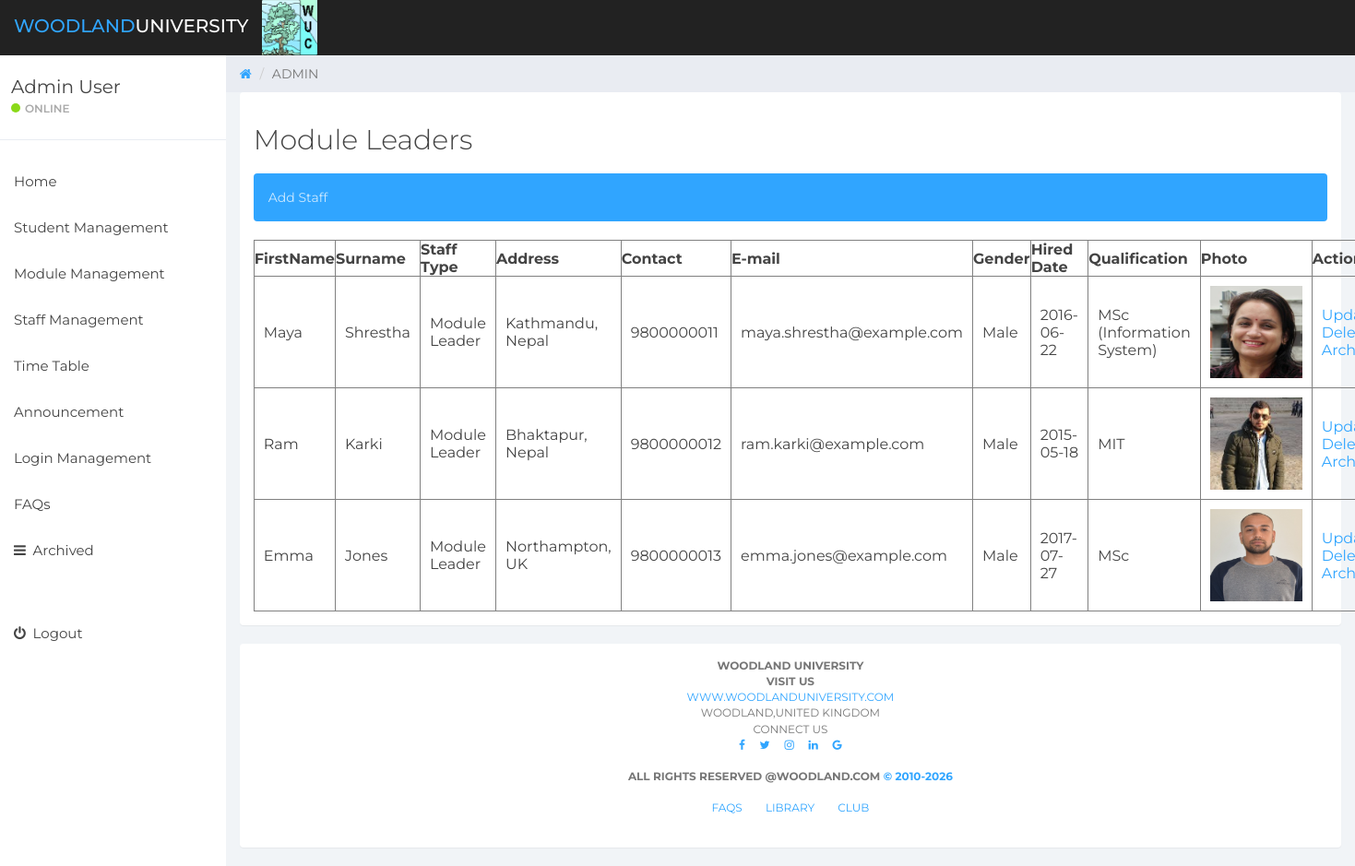
Screenshot of /index.php?page=module_leader (signed in) with the database file from the repository.
### tables this page shows
CREATE TABLE `module_leaders` (
  `staff_id` int(11) NOT NULL,
  `staff_firstname` varchar(255) NOT NULL,
  `staff_surname` varchar(255) NOT NULL,
  `staff_dob` date NOT NULL,
  `staff_address` varchar(255) NOT NULL,
  `staff_contact` varchar(15) NOT NULL,
  `staff_email` varchar(255) NOT NULL,
  `staff_gender` char(1) NOT NULL,
  `hire_date` date NOT NULL,
  `qualification` varchar(255) NOT NULL,
  `staff_photo` varchar(255) NOT NULL,
  `staff_password` varchar(10) DEFAULT NULL,
  `leader_archive` int(1) NOT NULL DEFAULT '1',
  `staff_type` int(1) NOT NULL DEFAULT '0'
);

### functions/load_template.php (called while the page is built, shortened)
<?php
function loadTemplate($filename,$tempVars)
{
	extract($tempVars);
	require $filename;
	$content=ob_get_clean();
	return $content;
}

### pages/module_leader.php (called while the page is built, shortened)
<?php
$student = new DatabaseTable('module_leaders');
$title = 'Staff List';
$fetch=$student->findAll();
$content = loadTemplate('../templates/admin/module_leader_template.php' , ['stmt' =>$fetch]);
?>

### databasetable/databasetable.php (called while the page is built, shortened)
<?php
class DatabaseTable{
    public $table;
function __construct($table){
        $this->table = $table;
    }
function find($field, $value) {
    global $pdo;
        $stmt = $pdo->prepare('SELECT * FROM ' . $this->table . ' WHERE ' . $field . ' = :value');
        $criteria = [
                'value' => $value
        ];
        $stmt->execute($criteria);
        return $stmt;
}
function findAll() {
    global $pdo;
        $stmt = $pdo->prepare('SELECT * FROM ' . $this->table );
        $stmt->execute();
        return $stmt;
}
}
?>

### templates/admin/module_leader_template.php (the view)
<h2>Module Leaders </h2>
	<div class="alert bg-info" ><a href="index.php?page=addStaff">Add Staff</a></a></div>
	<table border=1 >
	<tr>
		<th>FirstName</th>
		<th>Surname</th>
		<th>Staff Type</th>
		<th>Address</th>
		<th>Contact</th>
		<th>E-mail</th>
		<th>Gender</th>
		<th>Hired Date</th>
		<th>Qualification</th>
		<th>Photo</th>
		<th>Action</th>
	</tr>
	<?php
	foreach($stmt as $row){
		if($row['leader_archive']==1){?>
		<tr>
			<td style="padding:10px"><?php echo $row['staff_firstname'];?></td>
			<td style="padding:10px"><?php echo $row['staff_surname'];?></td>
			<td style="padding:10px"><?php if ($row['staff_type']==0) echo "Module Leader";
					  elseif ($row['staff_type']==1) echo "Course Leader";
			?>
			</td>
			<td style="padding:10px"><?php echo $row['staff_address'];?></td>
			<td style="padding:10px"><?php echo $row['staff_contact'];?></td>
			<td style="padding:10px"><?php echo $row['staff_email'];?></td>
			<td style="padding:10px"><?php if ($row['staff_gender']==1)  echo "Male";
					  elseif ($row['staff_gender']==2) echo "Female";
					  elseif ($row['staff_gender']==3) echo "Others";
			?></td>
			<td style="padding:10px"><?php echo $row['hire_date'];?></td>
			<td style="padding:10px"><?php echo $row['qualification'];?></td>
			<td style="padding:10px"><img src="../photos/<?php echo $row['staff_photo']; ?>" width="100px" height="100px" alt="Staff photo"></td>
			<td style="padding:10px"><a href="index.php?page=updateStaff&id=<?php echo $row['staff_id'];  ?>">Update</a><br><a href="index.php?page=module_leader&did=<?php echo $row['staff_id'];  ?>">Delete</a><br><a href="index.php?page=module_leader&samd=<?php echo $row['staff_id'];?>&an=0">Archive</a></td>
		</tr>
		<?php }
	}
		?>
	</table>

### templates/admin/layout.php (shortened to what this page needs)
 <?php
	$ano=new DatabaseTable('anouncements');
	$see=$ano->findAll();
	?>
 <html>
<link rel="stylesheet" href="https://cdnjs.cloudflare.com/ajax/libs/font-awesome/4.7.0/css/font-awesome.min.css">
<head>
	<link href="../css/bootstrap.min.css" rel="stylesheet">
	<link href="../css/font-awesome.min.css" rel="stylesheet">
	<link href="../css/datepicker3.css" rel="stylesheet">
	<link href="../css/styles.css" rel="stylesheet">
</head>
<body>
	<nav class="navbar navbar-custom navbar-fixed-top" role="navigation">
		<div class="container-fluid">
			<div class="navbar-header">
				<a class="navbar-brand" href="#"><span>Woodland</span>University</a><img src="../images/vslogo.png" c alt="" height="60px" width="60px;">
			</div>
		</div>
	</nav>
	<div id="sidebar-collapse" class="col-sm-3 col-lg-2 sidebar">
		<div class="profile-sidebar">
			<div class="profile-usertitle">
				<div class="profile-usertitle-name">
					<?php
						if($_SESSION['user_type']=='ADMIN'){
							$admin = new DatabaseTable('admins');
							$fetch=$admin->find('admin_id',$_SESSION['sessUserId']);
							foreach ($fetch as $data) {
								echo $data['admin_name'];
							}
													}
					?>
				</div>
				<div class="profile-usertitle-status"><span class="indicator label-success"></span>Online</div>
			</div>
		</div>
		<ul class="nav menu">
			<?php
			if(isset($_SESSION['user_type'])){
				if($_SESSION['user_type']=='ADMIN'){?>
					<li><a href="index.php?page=adminHome"> Home</a></li>
					<li><a href="index.php?page=student"> Student Management</a></li>
					<li><a href="index.php?page=module"> Module Management</a></li>
					<li><a href="index.php?page=module_leader"> Staff Management</a></li>
					<li><a href="index.php?page=timetable"> Time Table</a></li>
					<li><a href="index.php?page=admin_announcement">Announcement</a></li>
					<li><a href="index.php?page=loginDetails">Login Management</a></li>
					<li><a href="index.php?page=faq">FAQs</a></li>
					<li class="parent "><a data-toggle="collapse" href="#sub-item-1">
						<em class="fa fa-navicon">&nbsp;</em> Archived<span data-toggle="collapse" href="#sub-item-1" class="icon pull-right"></span>
						</a>
					</li>
					<br><br><?php }
		}
		 ?>
			<li><a href="index.php?page=logout"><em class="fa fa-power-off">&nbsp;</em> Logout</a></li>
		</ul>
	</div>
<div class="col-sm-9 col-sm-offset-3 col-lg-10 col-lg-offset-2 main">
		<div class="row">
			<ol class="breadcrumb">
				<li><a href="#">
					<em class="fa fa-home"></em>
				</a></li>
				<li class="active"><?php
			if(isset($_SESSION['user_type'])){
				if($_SESSION['user_type']=='ADMIN'){
					echo $_SESSION['user_type'];
				}
				elseif($_SESSION['user_type']=='STAFF'){
					echo $_SESSION['user_type'];
				}
				elseif($_SESSION['user_type']=='STUDENT'){
					echo $_SESSION['user_type'];
				}
			}
			else{
				echo "GENERAL";
			}
					?></li>
			</ol>
		</div>
<div class="row">
	<div class="col-md-12">
		<div class="panel panel-default">
			<div class="panel-body">
			<?php echo $content;	?>
			</div>
	</div>
</div>
</div>
<div class="row">
	<div class="col-md-12">
		<div class="panel panel-default">
			<div class="panel-body">
			<p class="back-link"><b>WoodLand University</b><br>
					<b>Visit Us<br> </b><a href="https://www.woodlanduniversity.com/">www.woodlanduniversity.com</a><br>
						 Woodland,United Kingdom<br>Connect Us <br>
					<a href="#" class="fa fa-facebook"> </a>&nbsp&nbsp&nbsp&nbsp
					<a href="#" class="fa fa-twitter"></a>&nbsp&nbsp&nbsp&nbsp
					<a href="#" class="fa fa-instagram"></a>&nbsp&nbsp&nbsp&nbsp
					<a href="#" class="fa fa-linkedin"></a>&nbsp&nbsp&nbsp&nbsp
					<a href="#" class="fa fa-google"></a><br><br>
					<b>All rights Reserved @woodland.com <a href="#">&copy; 2010-<?php echo date("Y");?></a></b><br><br>
					<a href="#">FAQs </a>&nbsp&nbsp&nbsp&nbsp&nbsp&nbsp
					<a href="#">Library </a>&nbsp&nbsp&nbsp&nbsp&nbsp&nbsp
					<a href="#">Club </a><br>
			</div>
	</div>
</div>
</div>
</div>
</body>
</html>

### public_html/index.php (shortened to what this page needs)
<?php
require '../functions/connect.php';
require '../databasetable/databasetable.php';
require '../functions/load_template.php';
if(isset($_GET['page']))
{
	require '../pages/'.$_GET['page'].'.php';
}
else{
	require '../pages/log.php';
}
	$tempVars=[
	'title'=>$title,
	'content'=>$content
];
$html=loadTemplate('../templates/admin/layout.php',$tempVars);
echo $html;
?>

### css/styles.css (style rules this page uses)
body { background: #f1f4f7; padding-top: 60px; font-size: 14px; color: #444444; font-family: "Montserrat", "Helvetica Neue", Helvetica, Arial, sans-serif; }
p { color: #777; }
a, a:hover, a:focus { color: #30a5ff; }
h1, h2, h3, h4, h5, h6 { color: #444444; }
h2 { font-weight: 300; margin-bottom: 20px; }
.navbar-custom { background: #222; height: 60px; }
.navbar-header .navbar-brand { color: #fff; font-size: 20px; text-transform: uppercase; font-weight: 500; height: 60px; padding-top: 18px; }
.navbar-header .navbar-brand span { color: #30a5ff; }
.bg-info, .bg-blue { color: #fff; background-color: #30a5ff; }
.bg-info a, .bg-blue a { color: rgba(255, 255, 255, 0.75); }
.label-success { background-color: #8ad919; }
.panel { border: 0; }
.navbar { border: 0; }
.sidebar { display: block; padding: 0; display: none; box-shadow: none; background: #fff; }
.sidebar ul { margin: 20px 0px; }
@media (min-width: 768px) { .sidebar { display: block; position: fixed; top: 60px; bottom: 0; left: 0; z-index: 1000; display: block; margin: 0; padding: 0; overflow-x: hidden; overflow-y: auto; } }
@media (min-width: 768px) { .navbar-header { width: 100%; } }
.sidebar ul.nav li a { height: 50px; font-size: 15px; line-height: 2em; color: #444444; }
.profile-sidebar { padding: 10px 0; border-bottom: 1px solid #e9ecf2; }
.indicator { width: 10px; height: 10px; display: inline-block; border-radius: 9999px; margin-right: 5px; }
.profile-usertitle { float: left; text-align: left; margin: 10px 0 0 12px; }
.profile-usertitle-name { font-size: 20px; margin-bottom: 0px; }
.profile-usertitle-status { text-transform: uppercase; color: #AAA; font-size: 12px; font-weight: 600; margin-bottom: 15px; }
.breadcrumb { border-radius: 0; padding: 10px 15px 10px 15px; background: #e9ecf2; margin: 0; }
p.back-link { text-align: center; margin-bottom: 20px; font-size: 12px; text-transform: uppercase; }

### rows the page displays
module_leaders: staff_firstname "Maya", staff_surname "Shrestha", staff_type "Module Leader", staff_address "Kathmandu, Nepal", staff_contact "9800000011", staff_email "maya.shrestha@example.com", staff_gender "Male", hire_date "2016-06-22", qualification "MSc (Information System)", staff_photo (picture)
module_leaders: staff_firstname "Ram", staff_surname "Karki", staff_type "Module Leader", staff_address "Bhaktapur, Nepal", staff_contact "9800000012", staff_email "ram.karki@example.com", staff_gender "Male", hire_date "2015-05-18", qualification "MIT", staff_photo (picture)
module_leaders: staff_firstname "Emma", staff_surname "Jones", staff_type "Module Leader", staff_address "Northampton, UK", staff_contact "9800000013", staff_email "emma.jones@example.com", staff_gender "Male", hire_date "2017-07-27", qualification "MSc", staff_photo (picture)

### other values shown
$data['admin_name'] "Admin User"
$_SESSION['user_type'] "ADMIN"
